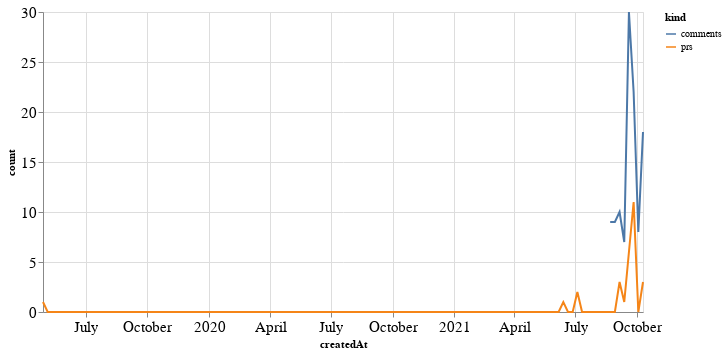

The notebook cell this image was saved under:
### Code cell
alt.Chart(total_time, width=600).mark_line().encode(
    x='createdAt',
    y='count',
    color='kind'
)

### Figure 1 — Vega-Lite specification as saved in the notebook (floating-point values rounded to 4 significant figures; data arrays with more than 128 entries replaced by an {"elided": "..."} marker saying what was removed)
{"config": {"axisLeft": {"labelFontSize": 15}, "axisBottom": {"labelFontSize": 15}}, "data": {"name": "data-6bda4480e68e0ba45dfe1603f6f3555f"}, "mark": "line", "encoding": {"color": {"type": "nominal", "field": "kind"}, "x": {"type": "temporal", "field": "createdAt"}, "y": {"type": "quantitative", "field": "count"}}, "width": 600, "$schema": "https://vega.github.io/schema/vega-lite/v4.8.1.json", "datasets": {"data-6bda4480e68e0ba45dfe1603f6f3555f": {"elided": "258 records"}}}
